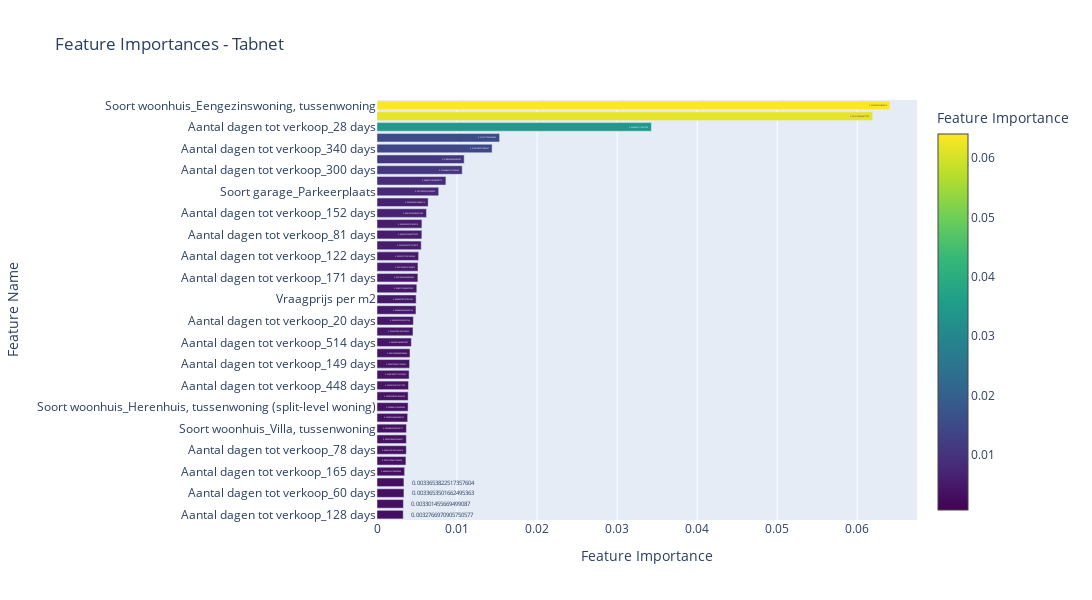

Notebook code for this chart:
### Code cell
import plotly.graph_objects as go

feature_importance = best_model.feature_importances_




numerical_feature_names = preprocessor.transformers_[0][2]

# Get the names of the categorical features after one-hot encoding
categorical_feature_names = preprocessor.named_transformers_['cat']['onehot'].get_feature_names_out()


feature_names = list(numerical_feature_names) + list(categorical_feature_names)

# Sort features based on importance
sorted_idx = np.argsort(feature_importance)

# Select the top 20 features
top_20_idx = sorted_idx[-39:]

# Create a bar plot using Plotly
fig = go.Figure()

fig.add_trace(
    go.Bar(
        x=feature_importance[top_20_idx],
        y=np.array(feature_names)[top_20_idx],
        orientation='h',
        marker=dict(
            color=feature_importance[top_20_idx],
            colorscale='Viridis',
            cmin=min(feature_importance),
            cmax=max(feature_importance),
            colorbar=dict(title='Feature Importance'),
        ),
        text=feature_importance[top_20_idx],
        hoverinfo='text+x+y',
    )
)

fig.update_layout(
    title="Feature Importances - Tabnet",
    xaxis_title='Feature Importance',
    yaxis_title='Feature Name',
    height=600,
    width=1400,
)

fig.show()

plt.savefig('feature_importance_plot.png', dpi=dpi, bbox_inches='tight')

### Figure 1 — Plotly figure (JSON) as saved in the notebook; plotly's stock layout.template omitted (floating-point values rounded to 4 significant figures)
{"data": [{"hoverinfo": "text+x+y", "marker": {"cmax": 0.06409, "cmin": 0.0006684, "color": [0.003277, 0.003301, 0.003365, 0.003365, 0.003453, 0.003611, 0.003661, 0.003668, 0.00368, 0.003833, 0.003885, 0.003892, 0.003938, 0.004011, 0.00407, 0.004123, 0.004293, 0.004497, 0.004543, 0.00487, 0.004891, 0.004972, 0.005107, 0.005122, 0.005202, 0.005524, 0.005603, 0.005609, 0.006187, 0.006394, 0.007709, 0.008607, 0.01065, 0.0109, 0.01438, 0.01532, 0.03428, 0.06192, 0.06409], "colorbar": {"title": {"text": "Feature Importance"}}, "colorscale": [[0, "#440154"], [0.1111, "#482878"], [0.2222, "#3e4989"], [0.3333, "#31688e"], [0.4444, "#26828e"], [0.5556, "#1f9e89"], [0.6667, "#35b779"], [0.7778, "#6ece58"], [0.8889, "#b5de2b"], [1, "#fde725"]]}, "orientation": "h", "text": [0.003277, 0.003301, 0.003365, 0.003365, 0.003453, 0.003611, 0.003661, 0.003668, 0.00368, 0.003833, 0.003885, 0.003892, 0.003938, 0.004011, 0.00407, 0.004123, 0.004293, 0.004497, 0.004543, 0.00487, 0.004891, 0.004972, 0.005107, 0.005122, 0.005202, 0.005524, 0.005603, 0.005609, 0.006187, 0.006394, 0.007709, 0.008607, 0.01065, 0.0109, 0.01438, 0.01532, 0.03428, 0.06192, 0.06409], "type": "bar", "x": [0.003277, 0.003301, 0.003365, 0.003365, 0.003453, 0.003611, 0.003661, 0.003668, 0.00368, 0.003833, 0.003885, 0.003892, 0.003938, 0.004011, 0.00407, 0.004123, 0.004293, 0.004497, 0.004543, 0.00487, 0.004891, 0.004972, 0.005107, 0.005122, 0.005202, 0.005524, 0.005603, 0.005609, 0.006187, 0.006394, 0.007709, 0.008607, 0.01065, 0.0109, 0.01438, 0.01532, 0.03428, 0.06192, 0.06409], "y": ["Aantal dagen tot verkoop_128 days", "Soort woonhuis_Bungalow, tussenwoning", "Aantal dagen tot verkoop_60 days", "Aantal dagen tot verkoop_158 days", "Aantal dagen tot verkoop_165 days", "Soort dak_Mansarde dak bedekt met leisteen", "Aantal dagen tot verkoop_78 days", "Soort dak_Samengesteld dak bedekt met bitumineuze dakbedekking en pannen", "Soort woonhuis_Villa, tussenwoning", "Aantal dagen tot verkoop_107 days", "Soort woonhuis_Herenhuis, tussenwoning (split-level woning)", "Aantal dagen tot verkoop_672 days", "Aantal dagen tot verkoop_448 days", "Soort woonhuis_Herenhuis, vrijstaande woning", "Aantal dagen tot verkoop_149 days", "Aantal dagen tot verkoop_523 days", "Aantal dagen tot verkoop_514 days", "Soort dak_Schilddak bedekt met pannen en riet", "Aantal dagen tot verkoop_20 days", "Soort woonhuis_Eengezinswoning, geschakelde woning (patiowoning)", "Vraagprijs per m2", "Aantal dagen tot verkoop_63 days", "Aantal dagen tot verkoop_171 days", "Aantal dagen tot verkoop_202 days", "Aantal dagen tot verkoop_122 days", "Soort woonhuis_Bungalow, hoekwoning", "Aantal dagen tot verkoop_81 days", "Soort woonhuis_Eengezinswoning, verspringend (dijkwoning)", "Aantal dagen tot verkoop_152 days", "Aantal dagen tot verkoop_21 days", "Soort garage_Parkeerplaats", "Aantal dagen tot verkoop_259 days", "Aantal dagen tot verkoop_300 days", "Aantal dagen tot verkoop_224 days", "Aantal dagen tot verkoop_340 days", "Soort woonhuis_Eengezinswoning, geschakelde woning (dijkwoning)", "Aantal dagen tot verkoop_28 days", "Soort woonhuis_Bungalow, tussenwoning (patiowoning)", "Soort woonhuis_Eengezinswoning, tussenwoning"]}], "layout": {"height": 600, "title": {"text": "Feature Importances - Tabnet"}, "width": 1400, "xaxis": {"title": {"text": "Feature Importance"}}, "yaxis": {"title": {"text": "Feature Name"}}}}
